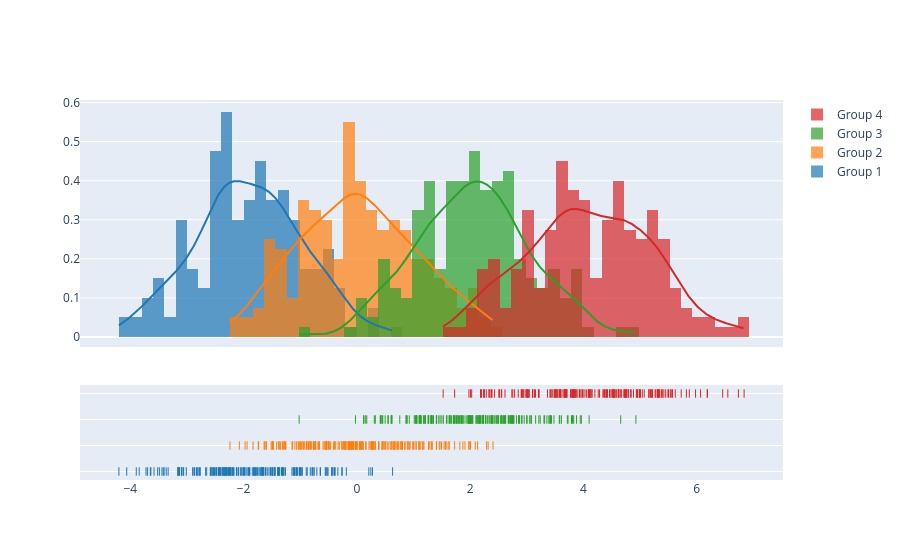

Here is the notebook cell this chart was saved with:
### Code cell
import plotly.figure_factory as ff

# Add histogram data
x1 = np.random.randn(200) - 2
x2 = np.random.randn(200)
x3 = np.random.randn(200) + 2
x4 = np.random.randn(200) + 4

# Group data together
hist_data = [x1, x2, x3, x4]

group_labels = ['Group 1', 'Group 2', 'Group 3', 'Group 4']

# Create distplot with custom bin_size
fig = ff.create_distplot(hist_data, group_labels, bin_size=.2)
fig.show()

### Figure 1 — Plotly figure (JSON) as saved in the notebook; plotly's stock layout.template omitted (floating-point values rounded to 4 significant figures; data arrays with more than 128 entries replaced by an {"elided": "..."} marker saying what was removed)
{"data": [{"autobinx": false, "histnorm": "probability density", "legendgroup": "Group 1", "marker": {"color": "rgb(31, 119, 180)"}, "name": "Group 1", "opacity": 0.7, "type": "histogram", "x": {"elided": "200 float values"}, "xaxis": "x", "xbins": {"end": 0.6308, "size": 0.2, "start": -4.201}, "yaxis": "y"}, {"autobinx": false, "histnorm": "probability density", "legendgroup": "Group 2", "marker": {"color": "rgb(255, 127, 14)"}, "name": "Group 2", "opacity": 0.7, "type": "histogram", "x": {"elided": "200 float values"}, "xaxis": "x", "xbins": {"end": 2.404, "size": 0.2, "start": -2.24}, "yaxis": "y"}, {"autobinx": false, "histnorm": "probability density", "legendgroup": "Group 3", "marker": {"color": "rgb(44, 160, 44)"}, "name": "Group 3", "opacity": 0.7, "type": "histogram", "x": {"elided": "200 float values"}, "xaxis": "x", "xbins": {"end": 4.927, "size": 0.2, "start": -1.019}, "yaxis": "y"}, {"autobinx": false, "histnorm": "probability density", "legendgroup": "Group 4", "marker": {"color": "rgb(214, 39, 40)"}, "name": "Group 4", "opacity": 0.7, "type": "histogram", "x": {"elided": "200 float values"}, "xaxis": "x", "xbins": {"end": 6.837, "size": 0.2, "start": 1.523}, "yaxis": "y"}, {"legendgroup": "Group 1", "marker": {"color": "rgb(31, 119, 180)"}, "mode": "lines", "name": "Group 1", "showlegend": false, "type": "scatter", "x": {"elided": "500 float values"}, "xaxis": "x", "y": {"elided": "500 float values"}, "yaxis": "y"}, {"legendgroup": "Group 2", "marker": {"color": "rgb(255, 127, 14)"}, "mode": "lines", "name": "Group 2", "showlegend": false, "type": "scatter", "x": {"elided": "500 float values"}, "xaxis": "x", "y": {"elided": "500 float values"}, "yaxis": "y"}, {"legendgroup": "Group 3", "marker": {"color": "rgb(44, 160, 44)"}, "mode": "lines", "name": "Group 3", "showlegend": false, "type": "scatter", "x": {"elided": "500 float values"}, "xaxis": "x", "y": {"elided": "500 float values"}, "yaxis": "y"}, {"legendgroup": "Group 4", "marker": {"color": "rgb(214, 39, 40)"}, "mode": "lines", "name": "Group 4", "showlegend": false, "type": "scatter", "x": {"elided": "500 float values"}, "xaxis": "x", "y": {"elided": "500 float values"}, "yaxis": "y"}, {"legendgroup": "Group 1", "marker": {"color": "rgb(31, 119, 180)", "symbol": "line-ns-open"}, "mode": "markers", "name": "Group 1", "showlegend": false, "type": "scatter", "x": {"elided": "200 float values"}, "xaxis": "x", "y": {"elided": "200 str values"}, "yaxis": "y2"}, {"legendgroup": "Group 2", "marker": {"color": "rgb(255, 127, 14)", "symbol": "line-ns-open"}, "mode": "markers", "name": "Group 2", "showlegend": false, "type": "scatter", "x": {"elided": "200 float values"}, "xaxis": "x", "y": {"elided": "200 str values"}, "yaxis": "y2"}, {"legendgroup": "Group 3", "marker": {"color": "rgb(44, 160, 44)", "symbol": "line-ns-open"}, "mode": "markers", "name": "Group 3", "showlegend": false, "type": "scatter", "x": {"elided": "200 float values"}, "xaxis": "x", "y": {"elided": "200 str values"}, "yaxis": "y2"}, {"legendgroup": "Group 4", "marker": {"color": "rgb(214, 39, 40)", "symbol": "line-ns-open"}, "mode": "markers", "name": "Group 4", "showlegend": false, "type": "scatter", "x": {"elided": "200 float values"}, "xaxis": "x", "y": {"elided": "200 str values"}, "yaxis": "y2"}], "layout": {"barmode": "overlay", "hovermode": "closest", "legend": {"traceorder": "reversed"}, "xaxis": {"anchor": "y2", "domain": [0.0, 1.0], "zeroline": false}, "yaxis": {"anchor": "free", "domain": [0.35, 1], "position": 0.0}, "yaxis2": {"anchor": "x", "domain": [0, 0.25], "dtick": 1, "showticklabels": false}}}
